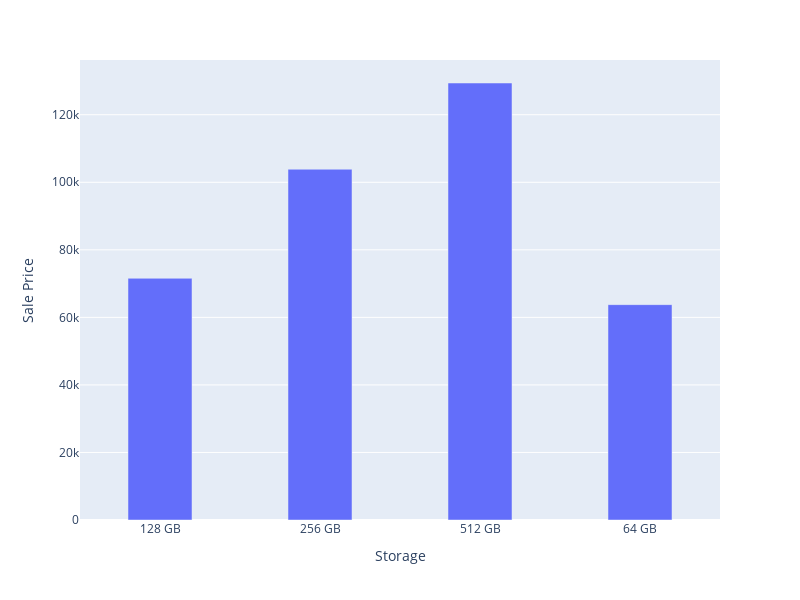

The notebook cell saved with this chart:
### Code cell
avg_storage_price = new_df.groupby('Storage')['Sale Price'].mean()
fig = px.bar(avg_storage_price, x= avg_storage_price.index, y='Sale Price', width=800, height = 600, barmode='group')
fig.update_traces(width=0.4)
fig.show()

### Figure 1 — Plotly figure (JSON) as saved in the notebook; plotly's stock layout.template omitted (floating-point values rounded to 4 significant figures)
{"data": [{"alignmentgroup": "True", "hovertemplate": "Storage=%{x}<br>Sale Price=%{y}<extra></extra>", "legendgroup": "", "marker": {"color": "#636efa", "pattern": {"shape": ""}}, "name": "", "offsetgroup": "", "orientation": "v", "showlegend": false, "textposition": "auto", "type": "bar", "width": 0.4, "x": ["128 GB", "256 GB", "512 GB", "64 GB"], "xaxis": "x", "y": [71570.0, 103900.0, 129400, 63770.0], "yaxis": "y"}], "layout": {"barmode": "group", "height": 600, "legend": {"tracegroupgap": 0}, "margin": {"t": 60}, "width": 800, "xaxis": {"anchor": "y", "autorange": true, "domain": [0, 1], "range": [-0.5, 3.5], "title": {"text": "Storage"}, "type": "category"}, "yaxis": {"anchor": "x", "autorange": true, "domain": [0, 1], "range": [0, 136200.0], "title": {"text": "Sale Price"}, "type": "linear"}}}
